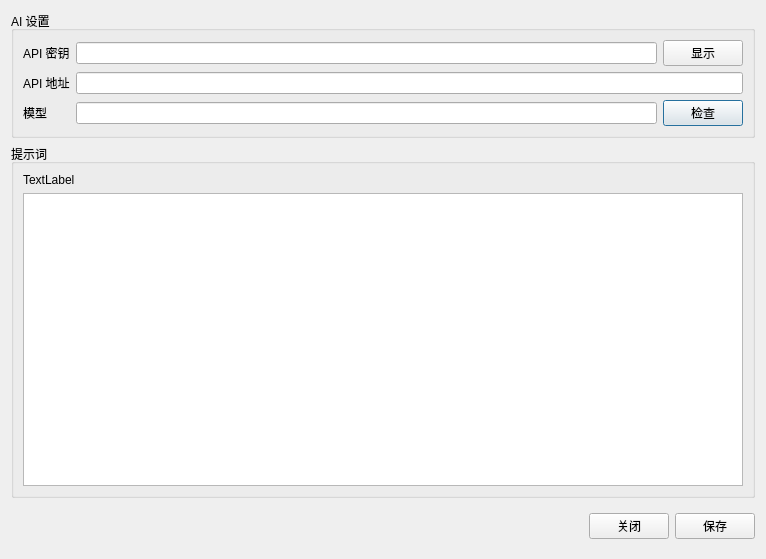
<?xml version="1.0" encoding="UTF-8"?>
<ui version="4.0">
 <class>Settings</class>
 <widget class="QDialog" name="Settings">
  <property name="geometry">
   <rect>
    <x>0</x>
    <y>0</y>
    <width>766</width>
    <height>559</height>
   </rect>
  </property>
  <property name="windowTitle">
   <string>Dialog</string>
  </property>
  <layout class="QGridLayout" name="gridLayout">
   <item row="1" column="0">
    <widget class="QGroupBox" name="gb_prompt">
     <property name="title">
      <string>提示词</string>
     </property>
     <layout class="QGridLayout" name="gridLayout_3">
      <item row="0" column="0">
       <widget class="QLabel" name="lb_tips">
        <property name="text">
         <string>TextLabel</string>
        </property>
       </widget>
      </item>
      <item row="1" column="0">
       <widget class="QPlainTextEdit" name="pte_prompt"/>
      </item>
     </layout>
    </widget>
   </item>
   <item row="0" column="0">
    <widget class="QGroupBox" name="gb_settings">
     <property name="title">
      <string>AI 设置</string>
     </property>
     <layout class="QGridLayout" name="gridLayout_5">
      <item row="4" column="1">
       <widget class="QLineEdit" name="le_model"/>
      </item>
      <item row="1" column="0">
       <widget class="QLabel" name="label_2">
        <property name="text">
         <string>API 地址</string>
        </property>
       </widget>
      </item>
      <item row="1" column="1" colspan="2">
       <widget class="QLineEdit" name="le_address"/>
      </item>
      <item row="4" column="2">
       <widget class="QPushButton" name="btn_check">
        <property name="text">
         <string>检查</string>
        </property>
       </widget>
      </item>
      <item row="0" column="0">
       <widget class="QLabel" name="label">
        <property name="text">
         <string>API 密钥</string>
        </property>
       </widget>
      </item>
      <item row="4" column="0">
       <widget class="QLabel" name="label_3">
        <property name="layoutDirection">
         <enum>Qt::LayoutDirection::LeftToRight</enum>
        </property>
        <property name="text">
         <string>模型</string>
        </property>
        <property name="alignment">
         <set>Qt::AlignmentFlag::AlignLeading|Qt::AlignmentFlag::AlignLeft|Qt::AlignmentFlag::AlignVCenter</set>
        </property>
       </widget>
      </item>
      <item row="0" column="1">
       <widget class="QLineEdit" name="le_key"/>
      </item>
      <item row="0" column="2">
       <widget class="QPushButton" name="btn_show">
        <property name="text">
         <string>显示</string>
        </property>
       </widget>
      </item>
     </layout>
    </widget>
   </item>
   <item row="2" column="0">
    <widget class="QWidget" name="gb_footer" native="true">
     <property name="minimumSize">
      <size>
       <width>0</width>
       <height>26</height>
      </size>
     </property>
     <layout class="QGridLayout" name="gridLayout_2">
      <property name="leftMargin">
       <number>0</number>
      </property>
      <property name="rightMargin">
       <number>0</number>
      </property>
      <item row="0" column="0">
       <spacer name="horizontalSpacer">
        <property name="orientation">
         <enum>Qt::Orientation::Horizontal</enum>
        </property>
        <property name="sizeHint" stdset="0">
         <size>
          <width>583</width>
          <height>20</height>
         </size>
        </property>
       </spacer>
      </item>
      <item row="0" column="1">
       <widget class="QPushButton" name="btn_close">
        <property name="text">
         <string>关闭</string>
        </property>
       </widget>
      </item>
      <item row="0" column="2">
       <widget class="QPushButton" name="btn_save">
        <property name="text">
         <string>保存</string>
        </property>
       </widget>
      </item>
     </layout>
    </widget>
   </item>
  </layout>
 </widget>
 <resources/>
 <connections/>
</ui>
